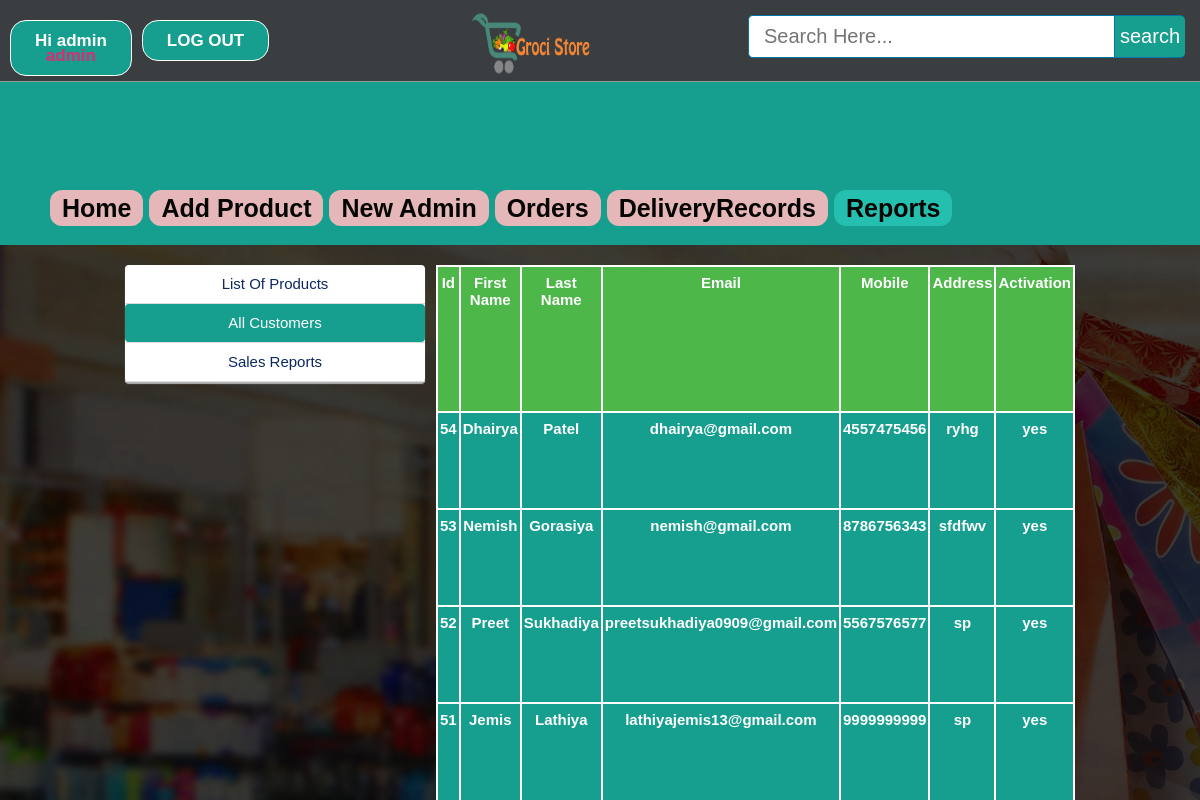
Screenshot of /admin/all_customer.php (signed in) with the database file from the repository.
### tables this page shows
CREATE TABLE `user` (
  `id` int(11) NOT NULL,
  `firstName` varchar(25) NOT NULL,
  `lastName` varchar(25) NOT NULL,
  `email` varchar(100) NOT NULL,
  `mobile` varchar(20) NOT NULL,
  `address` varchar(120) NOT NULL,
  `password` varchar(100) NOT NULL,
  `confirmCode` varchar(10) NOT NULL,
  `activation` varchar(10) NOT NULL DEFAULT 'no'
);

### admin/all_customer.php (the view, shortened to what this page needs)
<?php include ( "../inc/connect.inc.php" ); ?>
<?php
if (!isset($_SESSION['admin_login'])) {
	header("location: login.php");
	$user = "";
}
else {
	$user = $_SESSION['admin_login'];
	$result = mysqli_query($con, "SELECT * FROM admin WHERE id='$user'");
		$get_user_email = mysqli_fetch_assoc($result);
			$uname_db = $get_user_email['firstName'];
			$utype_db=$get_user_email['type'];
}
?>
<!doctype html>
<html>
	<head>
		<link rel="stylesheet" type="text/css" href="../css/style.css">
	</head>
	<body class="home-welcome-text" style="background-image: url(../image/homebackgrndimg2.png);">
		<div class="homepageheader">
			<div class="signinButton loginButton">
				<div class="uiloginbutton signinButton loginButton" style="margin-right: 40px;">
					<?php
						if ($user!="") {
							echo '<a style="text-decoration: none;color: #fff;" href="logout.php">LOG OUT</a>';
						}
					 ?>
				</div>
				<div class="uiloginbutton signinButton loginButton">
					<?php
						if ($user!="") {
							echo '<a style="text-decoration: none;color: #fff;" href="login.php">Hi '.$uname_db.'</br><span style="color: #de2a74">'.$utype_db.'</span></a>';
						}
						else {
							echo '<a style="text-decoration: none;color: #fff;" href="login.php">LOG IN</a>';
						}
					 ?>
				</div>
			</div>
			<div style="float: left; margin: 5px 0px 0px 23px;">
				<a href="index.php">
					<img style=" height: 75px; width: 130px;" src="../image/logo.png">
				</a>
			</div>
			<div class="">
				<div id="srcheader">
					<form id="newsearch" method="get" action="http://www.google.com">
					        <input type="text" class="srctextinput" name="q" size="21" maxlength="120"  placeholder="Search Here..."><input type="submit" value="search" class="srcbutton" >
					</form>
				</div>
			</div>
		</div>
		<div class="categolis">
			<table>
				<tr>
					<th>
						<a href="index.php" style="text-decoration: none;color: #040403;padding: 4px 12px;background-color: #e6b7b8;border-radius: 12px;">Home</a>
					</th>
					<th><a href="addproduct.php" style="text-decoration: none;color: #040403;padding: 4px 12px;background-color: #e6b7b8;border-radius: 12px;">Add Product</a></th>
					<th><a href="newadmin.php" style="text-decoration: none;color: #040403;padding: 4px 12px;background-color: #e6b7b8;border-radius: 12px;">New Admin</a></th>
					<th><a href="orders.php" style="text-decoration: none;color: #040403;padding: 4px 12px;background-color: #e6b7b8;border-radius: 12px;">Orders</a></th>
					<th><a href="DeliveryRecords.php" style="text-decoration: none;color: #040403;padding: 4px 12px;background-color: #e6b7b8;border-radius: 12px;">DeliveryRecords</a></th>
					<th><a href="report.php" style="text-decoration: none;color: #040403;padding: 4px 12px;background-color: #24bfae;border-radius: 12px;">Reports</a></th>
				</tr>
			</table>
		</div>
		<div style="margin-top: 20px;">
			<div style="width: 950px; margin: 0 auto;">
				<ul>
					<li style="float: left;">
						<div class="settingsleftcontent">
							<ul>
								<ul>
								<li><?php echo '<a href="report.php" >List Of Products</a>'; ?></li>
								<li><?php echo '<a href="all_customer.php" style=" background-color: #169e8f; border-radius: 4px; color: #fff;">All Customers</a>'; ?></li>
								<li><?php echo '<a href="sales_report.php" >Sales Reports</a>'; ?></li>
							</ul>
							</ul>
						</div>
					</li>
					<li style="float: right; background-color: #fff;">
						<div>
							<table class="rightsidemenu">
								<tr style="font-weight: bold;" colspan="10" bgcolor="#4DB849">
									<th>Id</th>
									<th>First Name</th>
									<th>Last Name</th>
									<th>Email</th>
									<th>Mobile</th>
									<th>Address</th>
									<th>Activation</th>
								</tr>
								<tr>
									<?php include ( "../inc/connect.inc.php");
									$query = "SELECT * FROM user ORDER BY id DESC";
									$run = mysqli_query($con, $query);
									while ($row=mysqli_fetch_assoc($run)) {
										$id = $row['id'];
										$fname = $row['firstName'];
										$lname = $row['lastName'];
										$email = $row['email'];
										$mobile = $row['mobile'];
										$address = $row['address'];
										$active = $row['activation'];
									 ?>
									<th><?php echo $id; ?></th>
									<th><?php echo $fname; ?></th>
									<th><?php echo $lname; ?></th>
									<th><?php echo $email; ?></th>
									<th><?php echo $mobile; ?></th>
									<th><?php echo $address; ?></th>
									<th><?php echo $active; ?></th>
								</tr>
								<?php } ?>
							</table>
						</div>
					</li>
				</ul>
			</div>
		</div>
	</body>
</html>

### css/style.css (style rules this page uses)
html, body, div, span, applet, object, iframe, h1, h2, h3, h4, h5, h6, p, blockquote, pre, a, abbr, acronym, address, big, cite, code, del, dfn, em, img, ins, kbd, q, s, samp, small, strike, strong, sub, sup, tt, var, b, u, i, center, dl, dt, dd, ol, ul, li, fieldset, form, label, legend, table, caption, tbody, tfoot, thead, tr, th, td, article, aside, canvas, details, embed, figure, figcaption, footer, header, hgroup, menu, nav, output, ruby, section, summary, time, mark, audio, video { margin: 0; padding: 0; border: 0; font: inherit; vertical-align: baseline; box-sizing: border-box; }
body { line-height: normal; }
ol, ul { list-style: none; }
table { border-collapse: collapse; border-spacing: 0; }
* { margin: 0px; padding: 0px; }
body, button, input, label, select, td, textarea { font-family: Arial, Helvetica, tahoma,verdana,arial,sans-serif; font-size: 12px; }
body { width: 100%; position: relative; background-color: #ffffff; min-width: 1080px; }
.homepageheader { display: flex; justify-content: space-between; height: 82px; width: 100%; min-width: 980px; border-bottom: 1px solid #8E9D8E; margin: 0px; background-image: initial; background-position-x: initial; background-position-y: initial; background-size: initial; background-repeat-x: initial; background-repeat-y: initial; background-attachment: initial; background-origin: initial; background-clip: initial; background-color: #3a3e41; }
.loginButton .signinButton { color: #FFFFFF; background: #169E8F; border: 1px solid #FFFFFF; cursor: pointer; display: inline-block; font-weight: bold; line-height: 15px; padding: 12px 24px; border-radius: 16px; text-align: center; text-decoration: none; float: right; margin: 20px 0px 0px 10px; font-size: 17px; }
#newsearch { float:left; padding:15px; }
.srctextinput { margin: 0px; padding: 9px 15px; font-family: Arial, Helvetica, sans-serif; font-size:20px; border:1px solid #0076a3; border-right:0px; border-top-left-radius: 5px 5px; border-bottom-left-radius: 5px 5px; width: 335px; }
.srcbutton { margin: 0; padding: 9px 5px; font-family: Arial, Helvetica, sans-serif; font-size:20px; outline: none; cursor: pointer; text-align: center; text-decoration: none; color: #ffffff; border: solid 1px #0076a3; border-right:0px; background: #169E8F; border-top-right-radius: 5px 5px; border-bottom-right-radius: 5px 5px; }
.categolis { line-height: 1.3; font-weight: bold; color: #fff; padding: 110px 0px 20px 50px; background-color: #169e8f; text-align: center; font-size: 25px; }
.categolis table tbody tr th { padding: 0px 6px 0px 0px; }
.rightsidemenu { float: right; text-align: center; width: 100%; margin: 0px; background-color: #169e8f; font-size: 15px; color: #fff; font-weight: bold; height: 537px; overflow: auto; }
.rightsidemenu th { margin-top: 5px; border: 2px solid; padding: 7px 2px; width: 10px; }
.settingsleftcontent { width: 300px; color: #7C7979; line-height: 1.2; padding: 0; text-align: justify; background-color: #FFFFFF; -webkit-box-shadow: 0 2px 1px 0 #B5B2B2; box-shadow: 0 2px 1px 0 #B5B2B2; border-radius: 4px; }
.settingsleftcontent ul { list-style: none; }
.settingsleftcontent ul li { list-style: none; border-bottom: 1px solid #ddd; text-align: center; }
.settingsleftcontent ul li a { clear: both; cursor: pointer; display: block; font-size: 15px; font-weight: normal; float: none; line-height: 18px; margin: 0; padding: 10px 20px; text-shadow: none; white-space: nowrap; color: #0C2860; text-decoration: none; text-align: center; }

### rows the page displays
user: id "54", firstName "Dhairya", lastName "Patel", email "dhairya@gmail.com", mobile "4557475456", address "ryhg", activation "yes"
user: id "53", firstName "Nemish", lastName "Gorasiya", email "nemish@gmail.com", mobile "8786756343", address "sfdfwv", activation "yes"
user: id "52", firstName "Preet", lastName "Sukhadiya", email "preetsukhadiya0909@gmail.com", mobile "5567576577", address "sp", activation "yes"
user: id "51", firstName "Jemis", lastName "Lathiya", email "lathiyajemis13@gmail.com", mobile "9999999999", address "sp", activation "yes"

### other values shown
$uname_db "admin"
